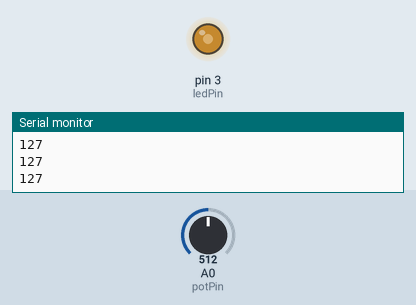
This sketch was run on a simulated Arduino Uno, built with avr-gcc and run on an emulated ATmega328P. Shown: output pins drawn as LEDs (lit = HIGH), the last lines printed to the serial monitor. The inputs (shaded band) are chosen by the test bench; at power-on: A0 (potPin) = 512.

Above: at 1.2 s.
1.3 s: A0 (potPin) set to 716
At 2.4 s:
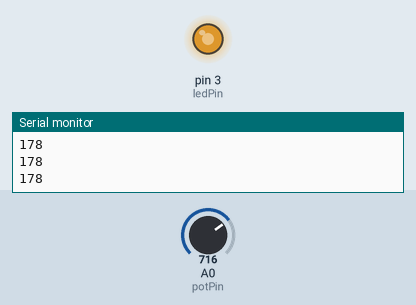
3.0 s: A0 (potPin) set to 900
At 3.6 s:
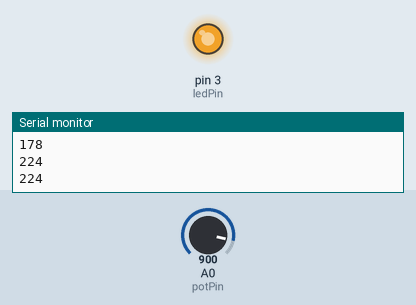
4.5 s: A0 (potPin) set to 122
At 5.7 s:
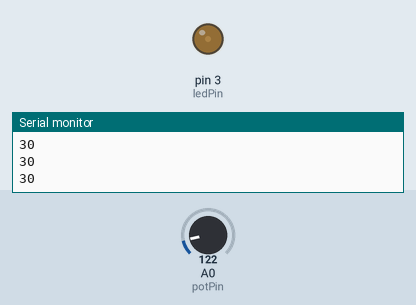
6.0 s: A0 (potPin) set to 0
At 7.2 s:
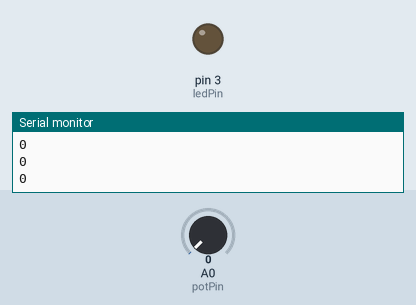
7.5 s: A0 (potPin) set to 511
At 8.3 s:
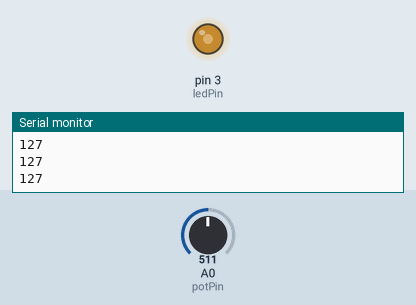
Timing chart, 0 to 10.0 s (numbered marks = the images above; inputs shaded):
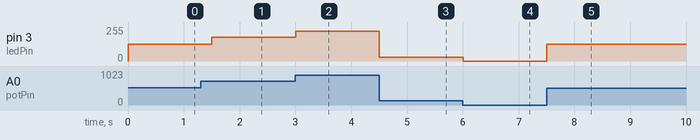

Measured:
- after the input at 1.3 s, pin 3 (ledPin): 127/255 → 178/255 after 0.20 s
- after the input at 3.0 s, pin 3 (ledPin): 178/255 → 224/255 at once
- after the input at 4.5 s, pin 3 (ledPin): 224/255 → 30/255 at once
- after the input at 6.0 s, pin 3 (ledPin): 30/255 → 0/255 at once
- after the input at 7.5 s, pin 3 (ledPin): 0/255 → 127/255 at once

The sketch:

8abril_PWM.ino
```cpp
// Aula PWM
// Varia conforme intensidade. Basicamente é um exercício de média.
// PWM deverá ser ligada sempre no pino suportado, ou seja, nos sinalizados por ~
// Como é um pino de saída, deverá sempre usar -> pinMode (pino, OUTPUT);
// Função analogWrite (pino, valor); Essa função na realidade não é analógica, é uma função digital modulada, uma vez que os pinos são digitais.

//EXERCICIO DE LEITURA DE BRILHO DE UM LED A PARTIR DE UM POTENCIOMETRO

int ledPin = 3;
int potPin = A0;
int potValue = 0;


void setup ()
{
  pinMode(ledPin, OUTPUT);
  Serial.begin(9600);
}

void loop ()
{
  potValue = map (analogRead(potPin), 0, 1023, 0, 255);
  analogWrite(ledPin, potValue );
  Serial.println(potValue);

  delay(300);
}
```
